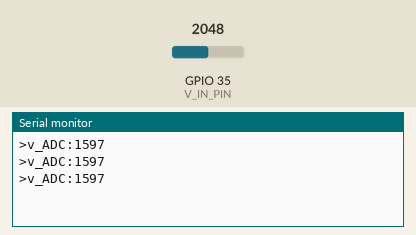
Recording of a program running on a simulated ESP32. On the bench: the last lines printed to the serial monitor. The inputs (shaded band) are chosen by the test bench; at power-on: GPIO 35 (V_IN_PIN) = 2048.

Above: at 1.2 s.
1.3 s: GPIO 35 (V_IN_PIN) set to 2866
At 2.0 s:
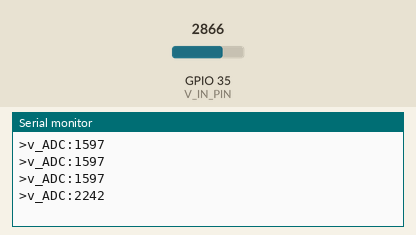
2.8 s: GPIO 35 (V_IN_PIN) set to 3603
At 3.5 s:
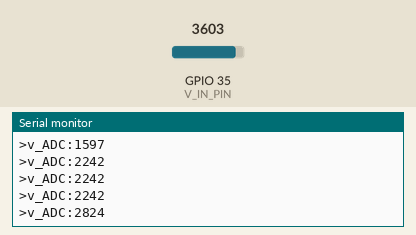
Timing chart, 0 to 5.8 s (numbered marks = the images above; inputs shaded):
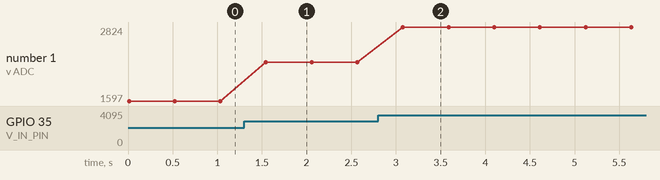

Measured:
- after the input at 1.3 s, the serial monitor: prints a new line after 0.25 s (image 1)
- after the input at 2.8 s, the serial monitor: prints a new line after 0.28 s (image 2)
- plotted number 1: 1597 → 2242 after the input at 1.3 s, 2242 → 2824 after the input at 2.8 s

The program:

main.cpp
```cpp
#include <Arduino.h>
#include <driver/dac.h>

#define SERIAL_BAUD_RATE 115200
#define V_IN_PIN 35
#define V_OUT_PIN DAC_CHANNEL_1 // pin 25 on ESP32

#define ANALOG_READ_COUNT 100
#define ANALOG_READ_NUM 980
#define ANALOG_READ_DEN 1000
#define ANALOG_READ_OFFSET (-20)

#define readAdcMilliVolts(_pin) \
   ((int32_t)analogReadMilliVolts(_pin) * ANALOG_READ_NUM / ANALOG_READ_DEN + ANALOG_READ_OFFSET)

// float Results[4096];
// float Res2[4095 * 5];

void testVoltage() {
  int32_t v_ADC = 0;
  for (int i = 0; i < ANALOG_READ_COUNT; i++) {
    v_ADC += readAdcMilliVolts(V_IN_PIN);
  }

  v_ADC /= ANALOG_READ_COUNT;
  Serial.printf(">v_ADC:%d\n", v_ADC);

  // for (int i = 0; i < 256; i++) {
  //   dac_output_voltage(V_OUT_PIN, (i) & 0xff);
  //   uint32_t v_REF = i * 3300 / 255;
  //   Serial.printf(">v_REF:%d\n", v_REF);

  //   delayMicroseconds(100);

  //   int32_t v_ADC = 0;
  //   for (int i = 0; i < ANALOG_READ_COUNT; i++) {
  //     v_ADC += readAdcMilliVolts(V_IN_PIN);
  //   }

  //   v_ADC /= ANALOG_READ_COUNT;
  //   Serial.printf(">v_ADC:%d\n", v_ADC);

  //   int delta = v_ADC - v_REF;
  //   Serial.printf(">delta:%d\n", delta);
  // }
}

void setup() {
  dac_output_enable(V_OUT_PIN);

  Serial.begin(SERIAL_BAUD_RATE);
}

void loop() {
  testVoltage();
  delayMicroseconds(500000);
  // delayMicroseconds(5000000);
}

//   float r;
//   int x, delta, deltaMin, deltaMinIndex;
//   Serial.println("Test Linearity ...");
//   for (int i = 0; i < 500; i++) {
//     if ((i % 100) == 0) Serial.println(i);
//     testVoltage(i);
//   }
//   for (int i = 0; i < 256; i++) {
//     r = Results[i * 16] + 0.5;
//     x = (int)r;
//     Serial.print(i * 16); Serial.print(" "); Serial.println(Results[i * 16]);
//   }

//   Serial.println("Calculate interpolated values ..");

//   for (int i = 0; i < 256; i++) {
//     for (int j = 1; j < 16; j++) {
//       Results[i * 16 + j] = Results[i * 16] + (Results[(i + 1) * 16] - Results[(i) * 16]) * (float)j / (float)16.0;
//     }
//   }

//   for (int i = 0; i < 4096; i++) {
//     Serial.print(i); Serial.print(" "); Serial.println(Results[i]);
//   }

//   for (int i = 0; i < 4096; i++) {
//     Results[i] = 0.5 + Results[i];
//   }

//   for (int i = 0; i < 4096; i++) {
//     Serial.print(i); Serial.print(" "); Serial.println(Results[i], 6);
//   }

//   for (int i = 0; i < 4096; i++) {
//     for (int j = 0; j < 5; j++) {
//       Res2[i * 5 + j] = Results[i] + (Results[(i + 1)] - Results[i]) * (float)j / (float)10.0;
//     }
//   }

//   for (int i = 0; i < (5 * 4096); i++) {
//     Serial.print(i); Serial.print(" "); Serial.println(Res2[i], 6);
//   }

//   for (int i = 1; i < 4096; i++) {
//     float diff, minDiff;
//     int index;
//     minDiff = 99999;
//     for (int j = 0; j < (5 * 4096); j++) {
//       diff = abs((float)(i)-Res2[j]);
//       if (diff < minDiff) {
//         minDiff = diff;
//         index = j;
//       }
//     }

//     Results[i] = index;
//   }

//   for (int i = 0; i < (4096); i++) {
//     Serial.print(i); Serial.print(" "); Serial.println(Results[i] / 5, 6);
//     Results[i] /= 5;
//   }

// #ifdef GRAPH

//   while (1) {
//     int a1;
//     for (int i = 2; i < 256;i++) {
//       dac_output_voltage(V_OUT_PIN, (i) & 0xff);
//       delayMicroseconds(100);
//       adcStart(V_IN_PIN);
//       delayMicroseconds(100);
//       a1 = adcEnd(V_IN_PIN);
//       float r = Results[a1];
//       Serial.print(i * 16); Serial.print(" "); Serial.println(r);
//     }
//   }

// #else
//   for (int i = 0; i < 10; i++) Serial.println();
//   Serial.println(" float ADC_LUT[4096] = { 0,");
//   for (int i = 1; i < 4095; i++) {
//     Serial.print(Results[i], 4); Serial.print(",");
//     if ((i % 16) == 0) Serial.println();
//   }
//   Serial.println(Results[4095]); Serial.println("} ;");


//   for (int i = 0; i < 10; i++) Serial.println();
//   Serial.println(" int ADC_LUT[4096] = { 0,");
//   for (int i = 1; i < 4095; i++) {
//     Serial.print((int)Results[i]); Serial.print(",");
//     if ((i % 16) == 0) Serial.println();
//   }
//   Serial.println((int)Results[4095]); Serial.println("} ;");


//   while (1);

// #endif
```
